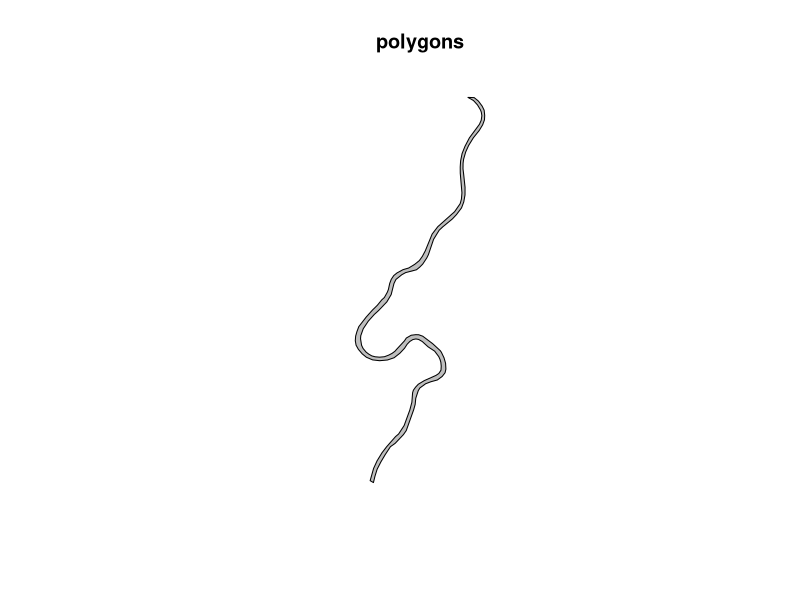

The R source for this figure:
library(sp)
data(meuse.riv)
meuse.lst <- list(Polygons(list(Polygon(meuse.riv)), "meuse.riv"))
meuse.sr <- SpatialPolygons(meuse.lst)
plot(meuse.sr, col = "grey")
title("polygons")
